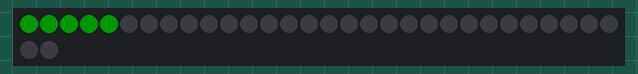
This sketch was run on a simulated Arduino Uno, built with avr-gcc and run on an emulated ATmega328P. Shown: 32 RGB LEDs in strip order, left to right, continuing on the next row. Dim RGB values are drawn brighter than linear.

Above: at 0.05 s.
At 2.49 s:
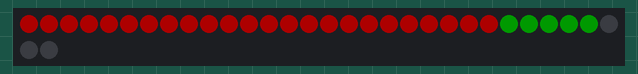
At 10.01 s:
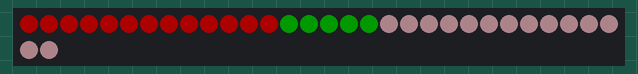
At 19.91 s:
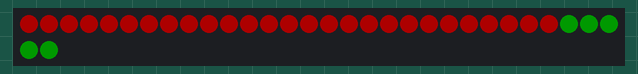
At 29.51 s:
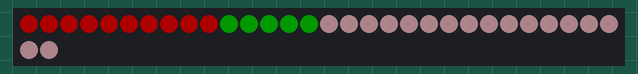
At 39.82 s:
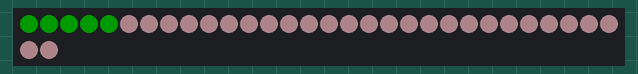

The sketch:

RedBluePink_LEftRight.ino
```cpp
//Mpaino test

#include <FastLED.h>

#define NUM_LEDS 32
#define LED_PIN 11

CRGB leds[NUM_LEDS];

// Number of LEDs in the moving group
#define GROUP_SIZE 5
float animation = 0;
float fadeAnimation = 0;

// Animation delay in milliseconds
#define ANIMATION_DELAY 100 // Decreased delay for faster movement

void setup() {
  FastLED.addLeds<WS2812, LED_PIN, GRB>(leds, NUM_LEDS);
  FastLED.setMaxPowerInVoltsAndMilliamps(5, 500);
  FastLED.setBrightness(50);
  Serial.begin(115200);
  FastLED.clear();
  FastLED.show();
}
void adiosMf() {
  // Initialize color values
  CRGB brownishYellow = CRGB(218, 165, 32); // Brownish Yellow color
  CRGB red = CRGB(255, 0, 0);

  // Move the group of brownish yellow LEDs from left to right on a red background
  for (int i = 0; i <= NUM_LEDS - GROUP_SIZE; i++) {
    for (int j = 0; j < GROUP_SIZE; j++) {
      leds[i + j] = CRGB::Green; // brownishYellow; // Set LEDs to brownish yellow
    }
    FastLED.show();
    delay(ANIMATION_DELAY);
    // Clear the group
    for (int j = 0; j < GROUP_SIZE; j++) {
      leds[i + j] = red; // Set LEDs to red background
    }
  }

  // Move the group of brownish yellow LEDs from right to left on a red background
  for (int i = NUM_LEDS - GROUP_SIZE; i >= 0; i--) {
    for (int j = 0; j < GROUP_SIZE; j++) {
      leds[i + j] = CRGB::Green; //brownishYellow; // Set LEDs to brownish yellow
    }
    FastLED.show();
    delay(ANIMATION_DELAY);
    // Clear the group
    for (int j = 0; j < GROUP_SIZE; j++) {
      leds[i + j] = CRGB::Pink; // Set LEDs to red background
    }
  }
}

void loop() {
  adiosMf();


}
```
